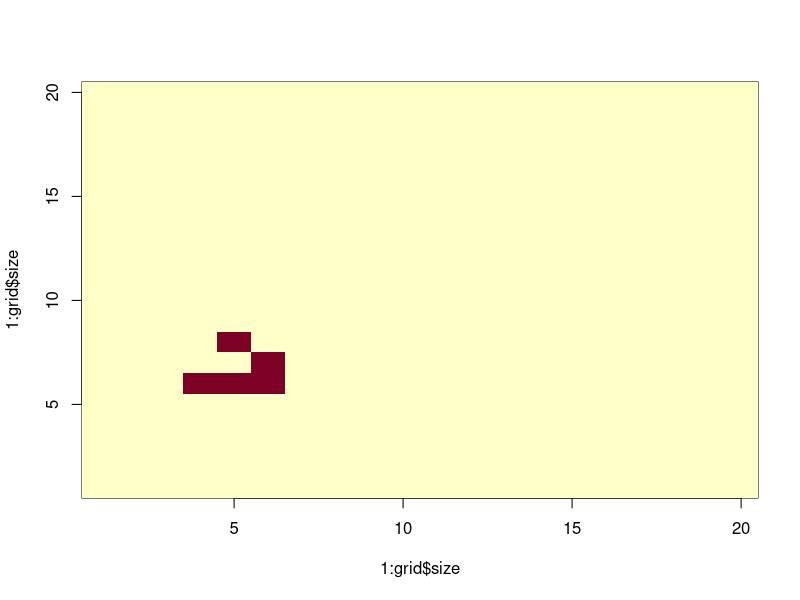
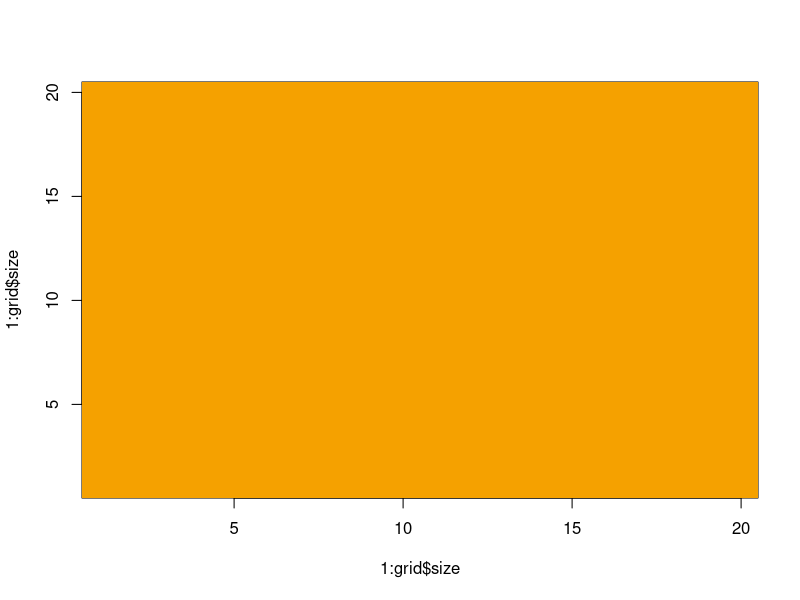

The R script that drew these images, in order:
### Conway's Game of Life
### http://en.wikipedia.org/wiki/Conway%27s_Game_of_Life
###
### To run the simulation:
### 1. type source("life.r") in R
### 2. click on the plot a few times to create life
### 3. click "Finish" in the cornet of the plot window
### 4. watch as life unfolds.
###
### Note that the grid size and number of iterations can be set at the
### end of the file.
### To test out changes, set the iterations to 1.

create.grid <- function(size) {
  ## Create the environment.
  
  return(list(grid = matrix(0,size,size), size = size))
}

wrap.coordinates <- function(grid, pos) {
  ## Wrap coordinate to cycle within grid.
  
  x.pos = pos$x %% grid$size
  y.pos = pos$y %% grid$size
  if (x.pos == 0) {
    x.pos = grid$size
  }
  if (y.pos == 0) {
    y.pos = grid$size
  }
  return(list(x = x.pos, y = y.pos))
  
}

total.life <- function(grid) {
  return(sum(grid$grid))
}

add <- function(grid, pos) {
  ## Add a point to the grid.
  
  pos = wrap.coordinates(grid, pos)
  grid$grid[pos$x,pos$y] = 1

  return(grid)
}

keep <- function(grid, pos) {
  ## Keep a point (do nothing).
  
  return(grid)
}

remove <- function(grid, pos) {
  # Remove a point from the grid.
  
  pos = wrap.coordinates(grid, pos)
  grid$grid[pos$x,pos$y] = 0

  return(grid)
}

inspect <- function(grid, pos) {
  ## Show the state of a point on the grid.

  return(grid$grid[pos$x,pos$y])
}

show.grid <- function(grid) {
  ## Plot the grid.
  
  image(1:grid$size,1:grid$size,grid$grid)
}


count.neighbours <- function(grid, pos) {
  ## Count the number of living neighbours of a point.
  
  counter = 0
  x = pos$x
  y = pos$y
  
  ### insert the missing code here!

  return(counter)
}

grow <- function(grid, pos) {
  ## Compute the next state of a point.

  neighbours = count.neighbours(grid, pos)
  
  if (neighbours == 3) {
    return(add)
  }
  else if (neighbours == 2) {
    return(keep)
  }
  else {
    return(remove)
  }
}


time.step <- function(grid) {
  ## Compute the next state of the grid.
  
  next.grid <- grid

  for (x in 1:grid$size) {
    for (y in 1:grid$size) {

      position = list(x = x, y = y)
      change = grow(grid, position)
      next.grid = change(next.grid, position)

    }
  }
  return(next.grid)
}

click.points <- function(grid) {
  ## Allow the user to click to insert life into the grid.

  show.grid(grid)
  cat("Click on the plot to allocate life. When finished, click Finish at the top right corner of the plot.\n")
  repeat {
    click.loc <- locator(1)
    if (!is.null(click.loc)) {
      pos = list(x = round(click.loc$x), y = round(click.loc$y))
      wrap.pos = wrap.coordinates(grid, pos)
      if ((pos$x == wrap.pos$x) & (pos$y == wrap.pos$y)) {
        grid = add(grid, pos)
        show.grid(grid)
      } else {
        break
      }
    } else {
      break
    }
  }
  return(grid)
}

run.life <- function(grid, iterations) {
  ## main life iterator

  ## step though time
  for (a in 1:iterations) {

    cat("\rIteration: ", a)
    
    ## compute the state of life for the next time step
    grid = time.step(grid)
    Sys.sleep(0)
    ## show the state of life
    show.grid(grid)
    if (total.life(grid) == 0) {
      ## if there is no life left, stop the simulation
      break
    }
  }
  cat("\n")
}



## set up varaibles
grid.size = 20
iterations = 50

## create grid
grid <- create.grid(grid.size)

## allocate life
grid = add(grid, list(x = 4, y = 6))
grid = add(grid, list(x = 5, y = 6))
grid = add(grid, list(x = 6, y = 6))
grid = add(grid, list(x = 6, y = 7))
grid = add(grid, list(x = 5, y = 8))

## or manually allocate life
grid = click.points(grid)

## run the simulation
run.life(grid, iterations)



